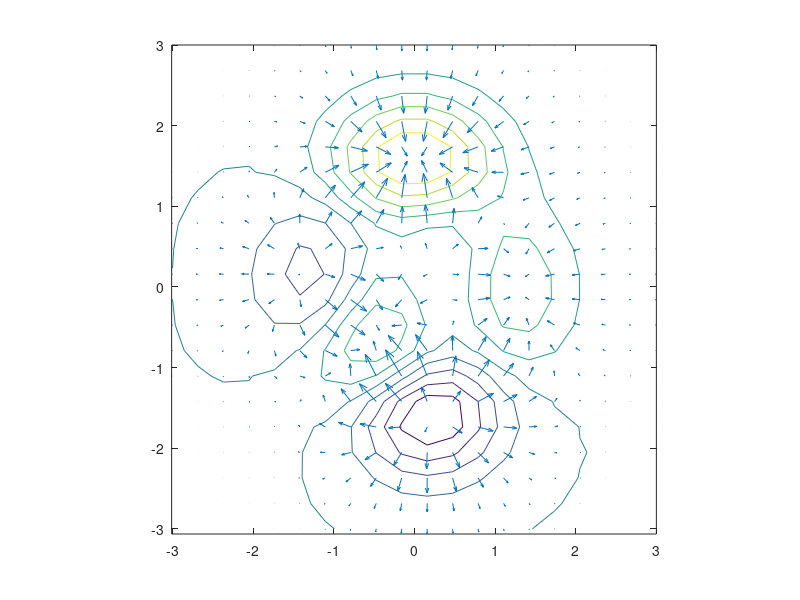
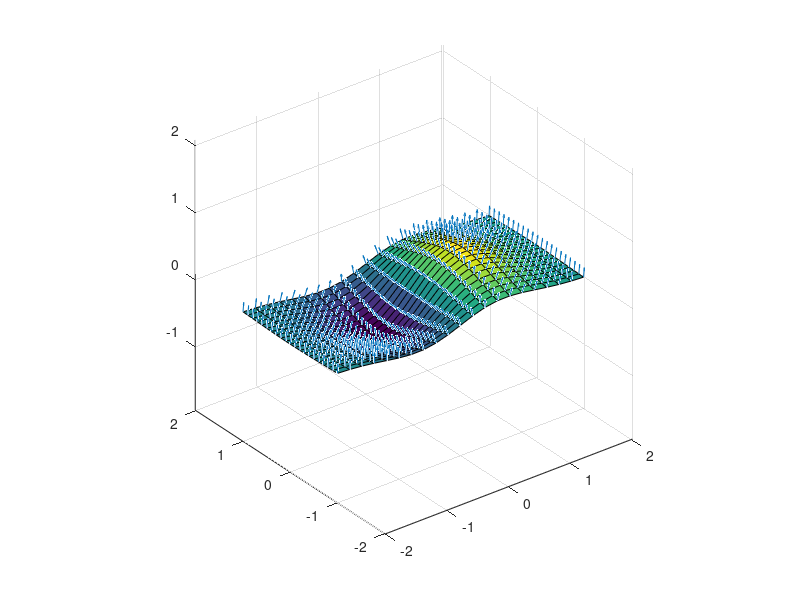

The MATLAB script that drew these images, in order:
%% gradient 產生梯度向量，contour 進行等高線作圖，而 quiver 則將每一點的梯度向量以小箭號表示
[x, y, z] = peaks(20);
[u, v] = gradient(z);
contour(x, y, z, 10);
hold on, quiver(x,y,u,v); hold off
axis image;

figure;
[x, y] = meshgrid(-2:0.2:2, -1:0.1:1);
z = x.*exp(-x.^2-y.^2);
[u, v, w] = surfnorm(x, y, z);
quiver3(x, y, z, u, v, w);
hold on, surf(x, y, z); hold off
axis equal
%colormap('default')			% 顏色改回預設值 

